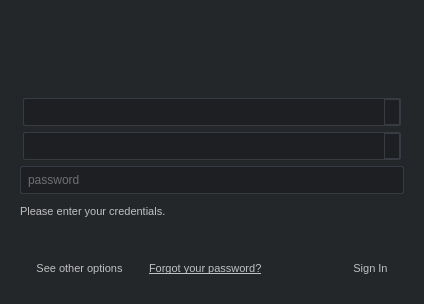
<?xml version="1.0" encoding="UTF-8"?>
<ui version="4.0">
 <class>LoginDialog</class>
 <widget class="QDialog" name="LoginDialog">
  <property name="windowModality">
   <enum>Qt::NonModal</enum>
  </property>
  <property name="geometry">
   <rect>
    <x>0</x>
    <y>0</y>
    <width>424</width>
    <height>304</height>
   </rect>
  </property>
  <property name="minimumSize">
   <size>
    <width>424</width>
    <height>304</height>
   </size>
  </property>
  <property name="windowTitle">
   <string>Flow Production Tracking Login</string>
  </property>
  <property name="styleSheet">
   <string notr="true">
QWidget
{
    background-color: rgb(36, 39, 42);
    color: rgb(192, 192, 192);
    selection-background-color: rgb(168, 123, 43);
    selection-color: rgb(230, 230, 230);
    font-size: 11px;
}

QPushButton
{
    background-color: transparent;
    border: 1px solid transparent;
    border-radius: 2px;
    padding: 8px;
    padding-left: 15px;
    padding-right: 15px;
}

QPushButton::menu-indicator {
    subcontrol-position: right center;
}

QPushButton QMenu::item {
    padding: 15px;
    border: 1px solid transparent;
}

QPushButton QMenu::item:disabled {
    color: rgb(160, 160, 160);
    font-style: italic;
}

QPushButton QMenu::item:selected {
    border-color: rgb(54, 60, 66);
}

QPushButton QMenu::item:pressed
{
    border-color: rgb(192, 192, 192);
}

QLineEdit, QComboBox
{
    background-color: rgb(29, 31, 34);
    border: 1px solid rgb(54, 60, 66);
    border-radius: 2px;
    padding: 5px;
    font-size: 12px;
}

QComboBox
{
    margin-left: 3px;
    margin-right: 3px;
}

QPushButton:focus
{
    border-color: rgb(48, 167, 227);
    outline: none;
}

QPushButton:hover {
    border-color: rgb(54, 60, 66);
}

QPushButton:pressed
{
    border-color: rgb(192, 192, 192);
}

QComboBox:focus, QLineEdit:focus
{
    border: 1px solid rgb(48, 167, 227);
}

QComboBox:drop-down:button {
    border: 1px solid rgb(54, 60, 66);
}

QComboBox:down-arrow {
    image: url(:/shotgun_authentication/down-arrow.png);
}

QLineEdit:disabled {
    background-color: rgb(60, 60, 60);
    color: rgb(160, 160, 160);
}

QComboBox::drop-down:disabled {
    border-width: 0px;
}

QComboBox::down-arrow:disabled {
    image: url(noimg); border-width: 0px;
}

QComboBox::disabled {
    background-color: rgb(60, 60, 60);
    color: rgb(160, 160, 160);
}

QPushButton.main
{
    background-color: rgb(35, 165, 225);
    border-color: rgb(36, 39, 42);
    color: rgb(248, 248, 248);
}

QPushButton.main:focus, QPushButton.main:hover
{
    border-color: rgb(54, 60, 66);
}

QPushButton.main:pressed
{
    border-color: rgb(248, 248, 248);
}
</string>
  </property>
  <property name="modal">
   <bool>true</bool>
  </property>
  <layout class="QVBoxLayout" name="verticalLayout_2" stretch="1,0">
   <property name="margin" stdset="0">
    <number>20</number>
   </property>
   <item>
    <layout class="QHBoxLayout" name="horizontalLayout" stretch="0">
     <property name="spacing">
      <number>0</number>
     </property>
     <property name="sizeConstraint">
      <enum>QLayout::SetMinAndMaxSize</enum>
     </property>
     <item>
      <widget class="AspectPreservingLabel" name="logo">
       <property name="sizePolicy">
        <sizepolicy hsizetype="Preferred" vsizetype="Preferred">
         <horstretch>0</horstretch>
         <verstretch>0</verstretch>
        </sizepolicy>
       </property>
       <property name="maximumSize">
        <size>
         <width>320</width>
         <height>72</height>
        </size>
       </property>
       <property name="text">
        <string/>
       </property>
       <property name="pixmap">
        <pixmap>:/shotgun_authentication/shotgun_logo_light_medium.png</pixmap>
       </property>
       <property name="alignment">
        <set>Qt::AlignCenter</set>
       </property>
       <property name="textInteractionFlags">
        <set>Qt::NoTextInteraction</set>
       </property>
      </widget>
     </item>
    </layout>
   </item>
   <item>
    <widget class="QStackedWidget" name="stackedWidget">
     <property name="minimumSize">
      <size>
       <width>324</width>
       <height>172</height>
      </size>
     </property>
     <property name="currentIndex">
      <number>0</number>
     </property>
     <widget class="QWidget" name="login_page">
      <layout class="QVBoxLayout" name="verticalLayout_3">
       <property name="margin" stdset="0">
        <number>0</number>
       </property>
       <item>
        <widget class="QWidget" name="credentials" native="true">
         <property name="minimumSize">
          <size>
           <width>0</width>
           <height>126</height>
          </size>
         </property>
         <layout class="QVBoxLayout" name="verticalLayout_7">
          <property name="margin" stdset="0">
           <number>0</number>
          </property>
          <item>
           <widget class="RecentBox" name="site">
            <property name="accessibleName">
             <string>site</string>
            </property>
           </widget>
          </item>
          <item>
           <widget class="RecentBox" name="login">
            <property name="accessibleName">
             <string>login</string>
            </property>
           </widget>
          </item>
          <item>
           <widget class="QLineEdit" name="password">
            <property name="minimumSize">
             <size>
              <width>308</width>
              <height>0</height>
             </size>
            </property>
            <property name="accessibleName">
             <string>password</string>
            </property>
            <property name="echoMode">
             <enum>QLineEdit::Password</enum>
            </property>
            <property name="placeholderText">
             <string>password</string>
            </property>
           </widget>
          </item>
          <item>
           <widget class="QLabel" name="message">
            <property name="sizePolicy">
             <sizepolicy hsizetype="Preferred" vsizetype="Expanding">
              <horstretch>0</horstretch>
              <verstretch>0</verstretch>
             </sizepolicy>
            </property>
            <property name="text">
             <string>Please enter your credentials.</string>
            </property>
            <property name="textFormat">
             <enum>Qt::RichText</enum>
            </property>
            <property name="alignment">
             <set>Qt::AlignLeading|Qt::AlignLeft|Qt::AlignVCenter</set>
            </property>
            <property name="wordWrap">
             <bool>true</bool>
            </property>
            <property name="margin">
             <number>4</number>
            </property>
            <property name="openExternalLinks">
             <bool>true</bool>
            </property>
           </widget>
          </item>
          <item>
           <spacer name="verticalSpacer_3">
            <property name="orientation">
             <enum>Qt::Vertical</enum>
            </property>
            <property name="sizeHint" stdset="0">
             <size>
              <width>20</width>
              <height>0</height>
             </size>
            </property>
           </spacer>
          </item>
         </layout>
        </widget>
       </item>
       <item>
        <layout class="QHBoxLayout" name="button_layout" stretch="0,0,1,0">
         <property name="spacing">
          <number>10</number>
         </property>
         <property name="leftMargin">
          <number>0</number>
         </property>
         <item>
          <widget class="QPushButton" name="button_options">
           <property name="text">
            <string>See other options</string>
           </property>
           <property name="autoDefault">
            <bool>false</bool>
           </property>
           <property name="flat">
            <bool>true</bool>
           </property>
          </widget>
         </item>
         <item>
          <layout class="QVBoxLayout" name="links">
           <item>
            <widget class="QLabel" name="forgot_password_link">
             <property name="cursor">
              <cursorShape>PointingHandCursor</cursorShape>
             </property>
             <property name="text">
              <string>&lt;html&gt;&lt;head/&gt;&lt;body&gt;&lt;p&gt;&lt;a href=&quot;#&quot; style=&quot;color:#c0c1c3;&quot;&gt;Forgot your password?&lt;/a&gt;&lt;/p&gt;&lt;/body&gt;&lt;/html&gt;</string>
             </property>
             <property name="textFormat">
              <enum>Qt::RichText</enum>
             </property>
             <property name="margin">
              <number>4</number>
             </property>
             <property name="openExternalLinks">
              <bool>false</bool>
             </property>
            </widget>
           </item>
          </layout>
         </item>
         <item>
          <spacer name="sign_in_hspacer">
           <property name="orientation">
            <enum>Qt::Horizontal</enum>
           </property>
           <property name="sizeHint" stdset="0">
            <size>
             <width>40</width>
             <height>20</height>
            </size>
           </property>
          </spacer>
         </item>
         <item>
          <widget class="QPushButton" name="sign_in">
           <property name="text">
            <string>Sign In</string>
           </property>
           <property name="autoDefault">
            <bool>true</bool>
           </property>
           <property name="default">
            <bool>true</bool>
           </property>
           <property name="flat">
            <bool>true</bool>
           </property>
           <property name="class" stdset="0">
            <string>main</string>
           </property>
          </widget>
         </item>
        </layout>
       </item>
      </layout>
     </widget>
     <widget class="QWidget" name="_2fa_page">
      <layout class="QVBoxLayout" name="verticalLayout_4">
       <property name="margin" stdset="0">
        <number>0</number>
       </property>
       <item>
        <widget class="QWidget" name="credentials_2" native="true">
         <property name="minimumSize">
          <size>
           <width>0</width>
           <height>133</height>
          </size>
         </property>
         <layout class="QHBoxLayout" name="horizontalLayout_2">
          <property name="margin" stdset="0">
           <number>0</number>
          </property>
          <item>
           <widget class="QLabel" name="label">
            <property name="minimumSize">
             <size>
              <width>86</width>
              <height>0</height>
             </size>
            </property>
            <property name="text">
             <string/>
            </property>
            <property name="pixmap">
             <pixmap>:/google_authenticator/google_authenticator.png</pixmap>
            </property>
            <property name="alignment">
             <set>Qt::AlignHCenter|Qt::AlignTop</set>
            </property>
           </widget>
          </item>
          <item>
           <widget class="QWidget" name="widget_2" native="true">
            <layout class="QVBoxLayout" name="verticalLayout">
             <item>
              <widget class="QLabel" name="_2fa_message">
               <property name="sizePolicy">
                <sizepolicy hsizetype="Preferred" vsizetype="Fixed">
                 <horstretch>0</horstretch>
                 <verstretch>0</verstretch>
                </sizepolicy>
               </property>
               <property name="text">
                <string>Enter the code generated by the Google Authenticator or Duo Mobile app.</string>
               </property>
               <property name="alignment">
                <set>Qt::AlignLeading|Qt::AlignLeft|Qt::AlignVCenter</set>
               </property>
               <property name="wordWrap">
                <bool>true</bool>
               </property>
               <property name="margin">
                <number>0</number>
               </property>
              </widget>
             </item>
             <item>
              <widget class="QLineEdit" name="_2fa_code">
               <property name="accessibleName">
                <string>2fa code</string>
               </property>
               <property name="placeholderText">
                <string>Enter code</string>
               </property>
              </widget>
             </item>
             <item>
              <widget class="QLabel" name="invalid_code">
               <property name="sizePolicy">
                <sizepolicy hsizetype="Preferred" vsizetype="Fixed">
                 <horstretch>0</horstretch>
                 <verstretch>0</verstretch>
                </sizepolicy>
               </property>
               <property name="text">
                <string/>
               </property>
              </widget>
             </item>
             <item>
              <spacer name="verticalSpacer_2">
               <property name="orientation">
                <enum>Qt::Vertical</enum>
               </property>
               <property name="sizeHint" stdset="0">
                <size>
                 <width>20</width>
                 <height>40</height>
                </size>
               </property>
              </spacer>
             </item>
            </layout>
           </widget>
          </item>
         </layout>
        </widget>
       </item>
       <item>
        <layout class="QHBoxLayout" name="button_layout_2" stretch="0,0,0">
         <property name="spacing">
          <number>10</number>
         </property>
         <property name="leftMargin">
          <number>0</number>
         </property>
         <item>
          <widget class="QPushButton" name="use_backup">
           <property name="text">
            <string>Use backup code</string>
           </property>
           <property name="flat">
            <bool>true</bool>
           </property>
          </widget>
         </item>
         <item>
          <spacer name="_2fa_hspacer">
           <property name="orientation">
            <enum>Qt::Horizontal</enum>
           </property>
           <property name="sizeHint" stdset="0">
            <size>
             <width>40</width>
             <height>20</height>
            </size>
           </property>
          </spacer>
         </item>
         <item>
          <widget class="QPushButton" name="verify_2fa">
           <property name="minimumSize">
            <size>
             <width>65</width>
             <height>0</height>
            </size>
           </property>
           <property name="text">
            <string>Verify</string>
           </property>
           <property name="autoDefault">
            <bool>false</bool>
           </property>
           <property name="default">
            <bool>true</bool>
           </property>
           <property name="flat">
            <bool>true</bool>
           </property>
           <property name="class" stdset="0">
            <string>main</string>
           </property>
          </widget>
         </item>
        </layout>
       </item>
      </layout>
     </widget>
     <widget class="QWidget" name="backup_page">
      <layout class="QVBoxLayout" name="verticalLayout_6">
       <property name="margin" stdset="0">
        <number>0</number>
       </property>
       <item>
        <widget class="QWidget" name="credentials_3" native="true">
         <property name="minimumSize">
          <size>
           <width>0</width>
           <height>133</height>
          </size>
         </property>
         <layout class="QHBoxLayout" name="horizontalLayout_3">
          <property name="margin" stdset="0">
           <number>0</number>
          </property>
          <item>
           <widget class="QLabel" name="label_2">
            <property name="text">
             <string/>
            </property>
            <property name="pixmap">
             <pixmap>:/backup_codes/backup_codes_light_bg.png</pixmap>
            </property>
            <property name="alignment">
             <set>Qt::AlignHCenter|Qt::AlignTop</set>
            </property>
           </widget>
          </item>
          <item>
           <widget class="QWidget" name="widget_4" native="true">
            <layout class="QVBoxLayout" name="verticalLayout_5">
             <item>
              <widget class="QLabel" name="_2fa_message_2">
               <property name="sizePolicy">
                <sizepolicy hsizetype="Preferred" vsizetype="Fixed">
                 <horstretch>0</horstretch>
                 <verstretch>0</verstretch>
                </sizepolicy>
               </property>
               <property name="text">
                <string>Please enter one of your backup codes.</string>
               </property>
               <property name="alignment">
                <set>Qt::AlignLeading|Qt::AlignLeft|Qt::AlignVCenter</set>
               </property>
               <property name="wordWrap">
                <bool>true</bool>
               </property>
               <property name="margin">
                <number>0</number>
               </property>
              </widget>
             </item>
             <item>
              <widget class="QLineEdit" name="backup_code">
               <property name="accessibleName">
                <string>backup code</string>
               </property>
               <property name="text">
                <string/>
               </property>
               <property name="placeholderText">
                <string>Enter backup code</string>
               </property>
              </widget>
             </item>
             <item>
              <widget class="QLabel" name="invalid_backup_code">
               <property name="sizePolicy">
                <sizepolicy hsizetype="Preferred" vsizetype="Fixed">
                 <horstretch>0</horstretch>
                 <verstretch>0</verstretch>
                </sizepolicy>
               </property>
               <property name="text">
                <string/>
               </property>
              </widget>
             </item>
             <item>
              <spacer name="verticalSpacer">
               <property name="orientation">
                <enum>Qt::Vertical</enum>
               </property>
               <property name="sizeHint" stdset="0">
                <size>
                 <width>20</width>
                 <height>40</height>
                </size>
               </property>
              </spacer>
             </item>
            </layout>
           </widget>
          </item>
         </layout>
        </widget>
       </item>
       <item>
        <layout class="QHBoxLayout" name="button_layout_3" stretch="0,0,0">
         <property name="spacing">
          <number>10</number>
         </property>
         <property name="leftMargin">
          <number>0</number>
         </property>
         <item>
          <widget class="QPushButton" name="use_app">
           <property name="text">
            <string>Use Google App</string>
           </property>
           <property name="autoDefault">
            <bool>false</bool>
           </property>
           <property name="flat">
            <bool>true</bool>
           </property>
          </widget>
         </item>
         <item>
          <spacer name="backup_hspacer">
           <property name="orientation">
            <enum>Qt::Horizontal</enum>
           </property>
           <property name="sizeHint" stdset="0">
            <size>
             <width>40</width>
             <height>20</height>
            </size>
           </property>
          </spacer>
         </item>
         <item>
          <widget class="QPushButton" name="verify_backup">
           <property name="minimumSize">
            <size>
             <width>65</width>
             <height>0</height>
            </size>
           </property>
           <property name="text">
            <string>Verify</string>
           </property>
           <property name="autoDefault">
            <bool>true</bool>
           </property>
           <property name="default">
            <bool>true</bool>
           </property>
           <property name="flat">
            <bool>true</bool>
           </property>
           <property name="class" stdset="0">
            <string>main</string>
           </property>
          </widget>
         </item>
        </layout>
       </item>
      </layout>
     </widget>
     <widget class="QWidget" name="asl_page">
      <layout class="QVBoxLayout" name="verticalLayout_2" stretch="0,0,0,0">
       <property name="margin" stdset="0">
        <number>20</number>
       </property>
       <item>
        <widget class="QLabel" name="asl_msg">
         <property name="sizePolicy">
          <sizepolicy hsizetype="Preferred" vsizetype="Expanding">
           <horstretch>0</horstretch>
           <verstretch>0</verstretch>
          </sizepolicy>
         </property>
         <property name="styleSheet">
          <string notr="true">padding-left: 40px; padding-left: 40px;padding-right: 40px;</string>
         </property>
         <property name="text">
          <string>Check your default web browser to continue logging in.</string>
         </property>
         <property name="alignment">
          <set>Qt::AlignCenter</set>
         </property>
         <property name="wordWrap">
          <bool>true</bool>
         </property>
        </widget>
       </item>
       <item>
        <widget class="QLabel" name="asl_msg_back">
         <property name="text">
          <string>&lt;html&gt;&lt;head/&gt;&lt;body&gt;&lt;p&gt;&lt;a href=&quot;#&quot;&gt;&lt;span style=&quot; text-decoration: underline; color:#c0c1c3;&quot;&gt;Cancel &amp; return to the login page&lt;/span&gt;&lt;/a&gt;&lt;/p&gt;&lt;/body&gt;&lt;/html&gt;</string>
         </property>
         <property name="alignment">
          <set>Qt::AlignCenter</set>
         </property>
         <property name="wordWrap">
          <bool>true</bool>
         </property>
        </widget>
       </item>
       <item>
        <spacer name="asl_spacer">
         <property name="orientation">
          <enum>Qt::Vertical</enum>
         </property>
         <property name="sizeHint" stdset="0">
          <size>
           <width>20</width>
           <height>40</height>
          </size>
         </property>
        </spacer>
       </item>
       <item>
        <widget class="QLabel" name="asl_msg_help">
         <property name="text">
          <string>&lt;html&gt;&lt;head/&gt;&lt;body&gt;&lt;p&gt;If you are having trouble logging in with the browser, &lt;a href=&quot;{url}&quot;&gt;&lt;span style=&quot; text-decoration: underline; color:#c0c1c3;&quot;&gt;select this support link&lt;/span&gt;&lt;/a&gt;&lt;/p&gt;&lt;/body&gt;&lt;/html&gt;</string>
         </property>
         <property name="alignment">
          <set>Qt::AlignCenter</set>
         </property>
         <property name="wordWrap">
          <bool>true</bool>
         </property>
        </widget>
       </item>
      </layout>
     </widget>
    </widget>
   </item>
  </layout>
 </widget>
 <customwidgets>
  <customwidget>
   <class>RecentBox</class>
   <extends>QComboBox</extends>
   <header>.recent_box</header>
  </customwidget>
  <customwidget>
   <class>AspectPreservingLabel</class>
   <extends>QLabel</extends>
   <header>.aspect_preserving_label</header>
  </customwidget>
 </customwidgets>
 <resources>
  <include location="resources.qrc"/>
 </resources>
 <connections/>
</ui>
